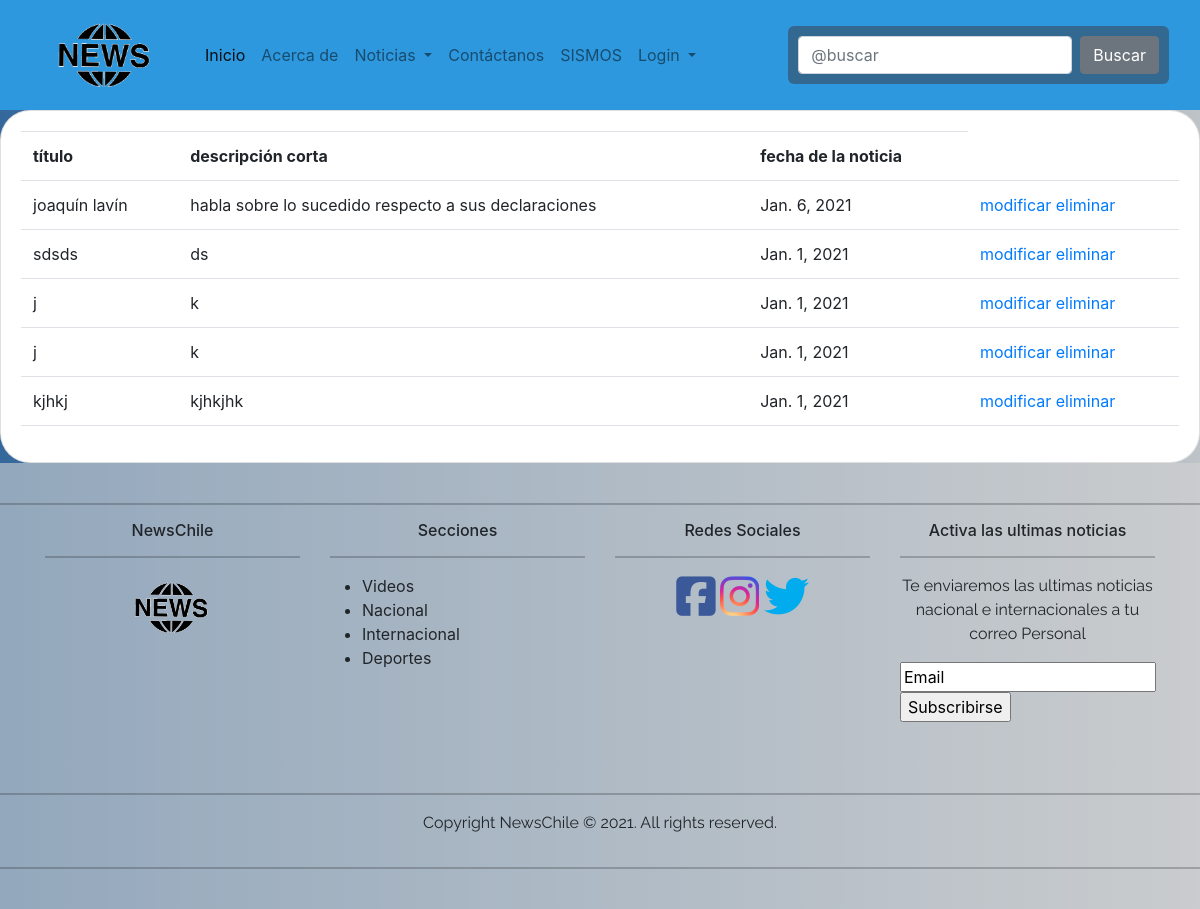
/listarNoticias/, run on the app's committed database.
### miApp/models.py (models this page shows, shortened)
class Noticias(models.Model):
    tituloNoticia = models.CharField(max_length=75)
    descripcioCorta = models.CharField(max_length=100)
    descripcioLarga = models.CharField(max_length=1000)
    fechaNoticia = models.DateField()
    imagenNoticia = models.ImageField(upload_to="productos", null=True)

### miApp/views.py (the view)
# urls.py: path('listarNoticias/', listarNoticias, name="listarNoticias"),
def listarNoticias(request):
    noticias = Noticias.objects.all()
    data = {
        'noticias': noticias
    }
    return render(request, 'miApp/crudNoticia/listarNoticias.html', data)

### miApp/templates/miApp/crudNoticia/listarNoticias.html
{% extends 'miApp/base.html' %}
{% block content %}
<div class="card">
    <div class="card-body">
        <table class="table table-responsive-sm">
            <tr>
                <th>título</th>
                <th>descripción corta</th>
                <th>fecha de la noticia</th>
            </tr>
            {% for n in noticias %}
            <tr>
                <td>{{ n.tituloNoticia }}</td>
                <td>{{ n.descripcioCorta }}</td>
                <td>{{ n.fechaNoticia }}</td>
                <td>
                    <a href="{% url 'modificarNoticia' n.id %}">modificar</a>
                    <a href="{% url 'eliminarNoticia' n.id %}">eliminar</a>
                </td>
            </tr>
            {% endfor %}
        </table>
    </div>
</div>
{% endblock %}

### miApp/static/miApp/estilo/style.css (style rules this page uses)
body { background: #bdc3c7; background: -webkit-linear-gradient(to right, #468f7f, #bdc3c7); background: linear-gradient(to right, #34689c, #bdc3c7); }
.card { border-radius: 30px; }

### data on the page
Noticias: tituloNoticia "joaquín lavín", descripcioCorta "habla sobre lo sucedido respecto a sus declaraciones", fechaNoticia "Jan. 6, 2021"
Noticias: tituloNoticia "sdsds", descripcioCorta "ds", fechaNoticia "Jan. 1, 2021"
Noticias: tituloNoticia "j", descripcioCorta "k", fechaNoticia "Jan. 1, 2021"
Noticias: tituloNoticia "j", descripcioCorta "k", fechaNoticia "Jan. 1, 2021"
Noticias: tituloNoticia "kjhkj", descripcioCorta "kjhkjhk", fechaNoticia "Jan. 1, 2021"
